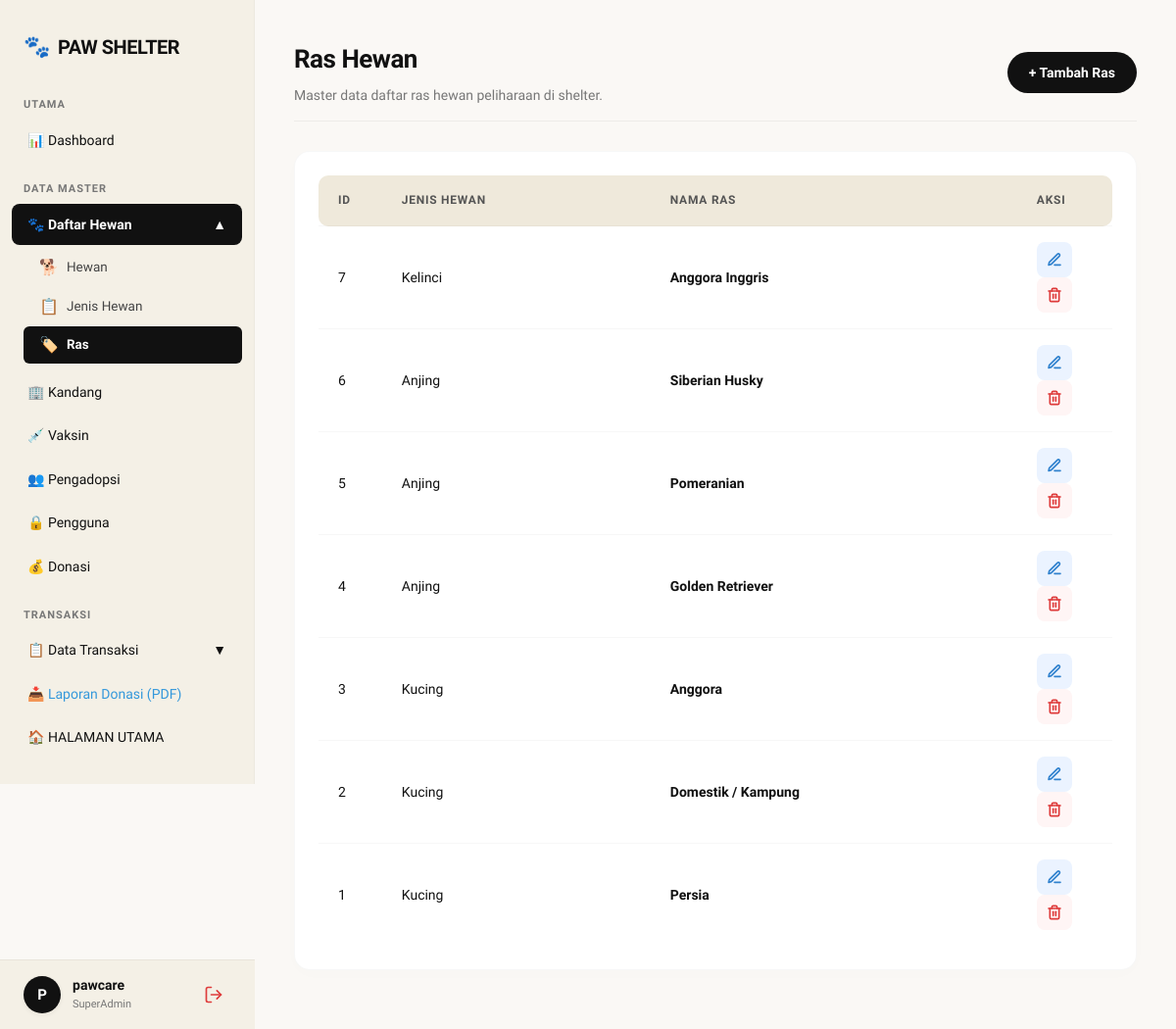
Screenshot of /index.php?page=ras (signed in) with the database file from the repository.
### tables this page shows
CREATE TABLE IF NOT EXISTS ras (
    id_ras INT AUTO_INCREMENT PRIMARY KEY,
    id_jenis INT NOT NULL,
    nama_ras VARCHAR(100) NOT NULL,
    FOREIGN KEY (id_jenis) REFERENCES jenis_hewan(id_jenis) ON DELETE CASCADE
);

CREATE TABLE IF NOT EXISTS jenis_hewan (
    id_jenis INT AUTO_INCREMENT PRIMARY KEY,
    nama_jenis VARCHAR(50) NOT NULL
);

### app/controllers/RasController.php (called while the page is built, shortened)
<?php
require_once __DIR__ . '/../models/RasModel.php';
class RasController {
    private $m;
    public function __construct() {
        $this->m = new RasModel();
    }
    public function index() {
        $data = $this->m->getAll();
        include __DIR__ . '/../../views/Master_Data/ras/index.php';
    }
}
?>

### app/models/RasModel.php (called while the page is built, shortened)
<?php
require_once __DIR__ . '/../../config/connect.php';
class RasModel {
    private $pdo;
    public function __construct() {
        global $pdo;
        $this->pdo = $pdo;
    }
    public function getAll() {
        return $this->pdo->query("SELECT r.*, j.nama_jenis FROM ras r JOIN jenis_hewan j ON r.id_jenis = j.id_jenis ORDER BY r.id_ras DESC")->fetchAll();
    }
}
?>

### views/Master_Data/ras/index.php (the view, shortened to what this page needs)
<?php include __DIR__ . '/../../layouts/header.php'; ?>
<?php include __DIR__ . '/../../layouts/sidebar_admin.php'; ?>
<div class="main-wrapper">
    <header class="admin-header">
        <div>
            <h2>Ras Hewan</h2>
            <p>Master data daftar ras hewan peliharaan di shelter.</p>
        </div>
        <a href="index.php?page=ras_create" class="btn btn-primary">+ Tambah Ras</a>
    </header>
    <div class="card">
        <table class="crud-table">
            <thead>
                <tr>
                    <th width="8%">ID</th>
                    <th>Jenis Hewan</th>
                    <th>Nama Ras</th>
                    <th width="12%">Aksi</th>
                </tr>
            </thead>
            <tbody>
                <?php foreach($data as $row): ?>
                <tr>
                    <td><?= htmlspecialchars($row['id_ras']) ?></td>
                    <td><?= htmlspecialchars($row['nama_jenis']) ?></td>
                    <td><strong><?= htmlspecialchars($row['nama_ras']) ?></strong></td>
                    <td>
                        <a href="index.php?page=ras_edit&id=<?= $row['id_ras'] ?>" class="btn btn-sm btn-warning" title="Edit">
                            <svg xmlns="http://www.w3.org/2000/svg" width="16" height="16" viewBox="0 0 24 24" fill="none" stroke="currentColor" stroke-width="2.5" stroke-linecap="round" stroke-linejoin="round"><path d="M12 20h9"></path><path d="M16.5 3.5a2.121 2.121 0 0 1 3 3L7 19l-4 1 1-4L16.5 3.5z"></path></svg>
                        </a>
                        <a href="index.php?page=ras_delete&id=<?= $row['id_ras'] ?>" class="btn btn-sm btn-danger" onclick="return confirm('Hapus data?');" title="Hapus">
                        </a>
                    </td>
                </tr>
                <?php endforeach; ?>
            </tbody>
        </table>
    </div>
</div>
<?php include __DIR__ . '/../../layouts/footer.php'; ?>

### assets/css/style.css (style rules this page uses)
:root { --krem-utama: #FAF8F5; --krem-gelap: #F4F0E6; --krem-tabel: #EFE9DB; --hitam: #111111; --putih: #FFFFFF; --merah: #DE3B3B; --text-muted: #777777; --biru-aksi: #3182CE; --biru-bg: #EBF3FF; --merah-bg: #FFF5F5; }
* { margin: 0; padding: 0; box-sizing: border-box; font-family: 'Plus Jakarta Sans', 'Segoe UI', Tahoma, Geneva, Verdana, sans-serif; }
body { background-color: var(--krem-utama); color: var(--hitam); line-height: 1.6; }
a { text-decoration: none; color: inherit; }
.btn { display: inline-flex; align-items: center; justify-content: center; gap: 8px; padding: 10px 22px; border: none; border-radius: 30px; font-size: 14px; font-weight: 700; cursor: pointer; transition: all 0.2s ease; text-align: center; outline: none; }
.btn-sm { padding: 0; width: 36px; height: 36px; border-radius: 8px; border: none !important; box-shadow: none !important; display: inline-flex; align-items: center; justify-content: center; }
.btn-sm svg { width: 16px; height: 16px; stroke-width: 2.5px; }
.btn-primary { background-color: var(--hitam); color: var(--putih); }
.btn-warning { background-color: var(--biru-bg); color: var(--biru-aksi); }
.btn-danger { background-color: var(--merah-bg); color: var(--merah); }
.main-wrapper { margin-left: 260px; padding: 40px; min-height: 100vh; }
.admin-header { display: flex; justify-content: space-between; align-items: center; margin-bottom: 30px; padding-bottom: 15px; border-bottom: 1px solid rgba(0, 0, 0, 0.05); }
.admin-header h2 { color: var(--hitam); font-size: 26px; font-weight: 800; letter-spacing: -0.5px; margin-bottom: 4px; }
.admin-header p { color: var(--text-muted); font-size: 14px; }
.card { background: var(--putih); padding: 24px; border-radius: 16px; box-shadow: 0 4px 20px rgba(0,0,0,0.01); margin-bottom: 20px; border: 1px solid rgba(0, 0, 0, 0.03); overflow-x: auto; }
.crud-table { width: 100%; border-collapse: collapse; }
.crud-table th, .crud-table td { padding: 16px 20px; text-align: left; font-size: 14px; color: var(--hitam); vertical-align: middle; }
.crud-table th { background-color: var(--krem-tabel); color: #555555; font-weight: 700; text-transform: uppercase; font-size: 12px; letter-spacing: 0.75px; border: none; }
.crud-table th:first-child { border-top-left-radius: 10px; border-bottom-left-radius: 10px; }
.crud-table th:last-child { border-top-right-radius: 10px; border-bottom-right-radius: 10px; }
.crud-table tr { border-bottom: 1px solid rgba(0, 0, 0, 0.03); }
.crud-table tbody tr:last-child { border-bottom: none; }
.crud-table td .btn { margin-right: 4px; }
.crud-table td .btn:last-child { margin-right: 0; }

### rows the page displays
ras: id_ras "7", id_jenis.nama_jenis "Kelinci", nama_ras "Anggora Inggris"
ras: id_ras "6", id_jenis.nama_jenis "Anjing", nama_ras "Siberian Husky"
ras: id_ras "5", id_jenis.nama_jenis "Anjing", nama_ras "Pomeranian"
ras: id_ras "4", id_jenis.nama_jenis "Anjing", nama_ras "Golden Retriever"
ras: id_ras "3", id_jenis.nama_jenis "Kucing", nama_ras "Anggora"
ras: id_ras "2", id_jenis.nama_jenis "Kucing", nama_ras "Domestik / Kampung"
ras: id_ras "1", id_jenis.nama_jenis "Kucing", nama_ras "Persia"

### other values shown
$userLetter "P"
$_SESSION['username'] "pawcare"
$_SESSION['role'] "SuperAdmin"
